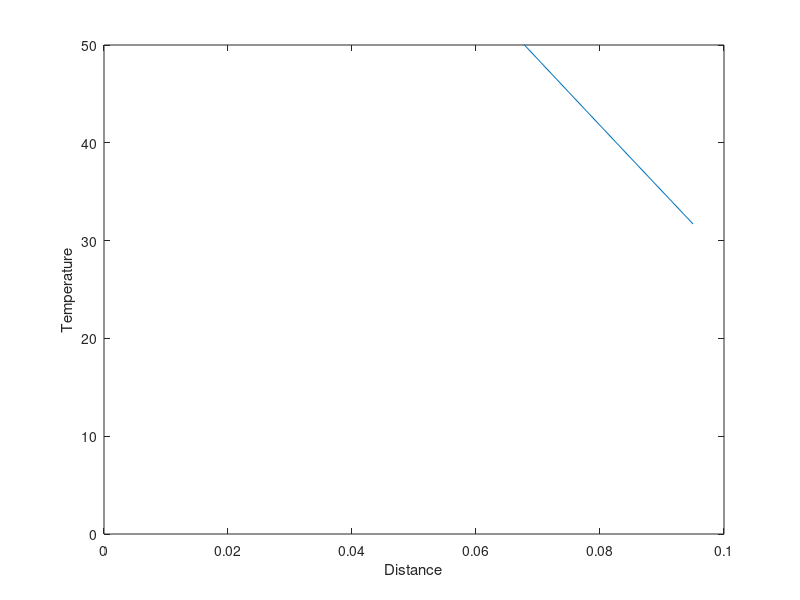

Recreate this plot in MATLAB.
clear all;
L=0.1;% wall thickness
n=10;% Number of simulations modes
T0=20;% Initial temp.
T1s=100;% surface-1 temp.
T2s=25;%surface-2 temp.

dx=L/n; %node thickness
alpha= 0.0001;%thermla diffusivity
t_final=60;%simulation time
dt=0.1;%fixed time step

x= dx/2:dx:L-dx/2;

%Initialisation of temp.

T= ones(n,1)*T0;%n rows 1 column (initial temp. vector)

dTdt=zeros(n,1);

t= 0:dt:t_final;

for j= 1:length(t) %Stepping through time
    for i= 2: n-1 %Steps through time
        dTdt(i)= alpha*(-(T(i)-T(i-1))/dx^2 +(T(i+1)-T(i))/dx^2);
    end
    dTdt(1)= alpha*(-(T(1)-T1s)/dx^2 +(T(2)-T(1))/dx^2);
    dTdt(n)= alpha*(-(T(n)-T(n-1))/dx^2 +(T2s-T(n))/dx^2);
    T = T+dTdt*dt;
    figure(1)
    plot(x,T)
    axis([0 L 0 50])
    xlabel('Distance')
    ylabel('Temperature')
    pause(0.1)
end
    
    


